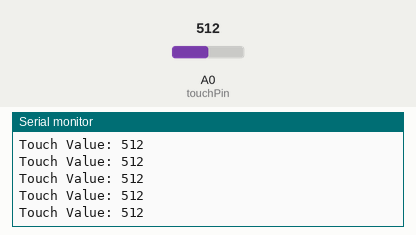
Recording of a sketch running on a simulated Arduino Uno, built with avr-gcc and run on an emulated ATmega328P. Shown: the last lines printed to the serial monitor. The test bench sets the inputs (shaded band); at power-on: A0 (touchPin) = 512.

Above: at 1.2 s.
1.3 s: A0 (touchPin) set to 716
At 1.31 s:
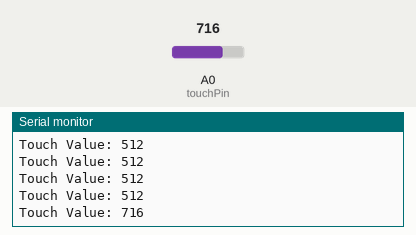
2.8 s: A0 (touchPin) set to 900
At 2.82 s:
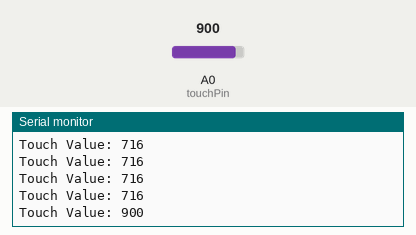
Timing chart, 0 to 5.8 s (numbered marks = the images above; inputs shaded):
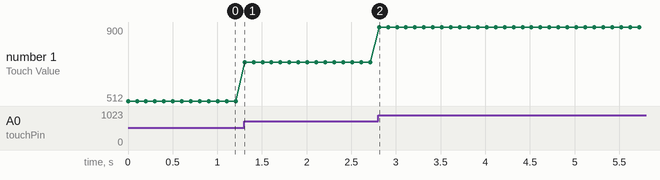

Measured:
- after the input at 1.3 s, the serial monitor: prints a new line at once (image 1)
- after the input at 2.8 s, the serial monitor: prints a new line at once (image 2)
- plotted number 1: 512 → 716 after the input at 1.3 s, 716 → 900 after the input at 2.8 s

The sketch:

arduino-code.ino
```cpp
// Simple Touch Sensor Reader on A0
// Works for analog touch sensors (capacitive pads, etc.)

const int touchPin = A0;   // Touch sensor connected to analog pin A0
int touchValue = 0;

void setup() {
  Serial.begin(9600);
  pinMode(touchPin, INPUT);
}

void loop() {
  touchValue = analogRead(touchPin);  // Read touch sensor value

  Serial.print("Touch Value: ");
  Serial.println(touchValue);

  delay(100);  // Small delay to make output readable
}
```
